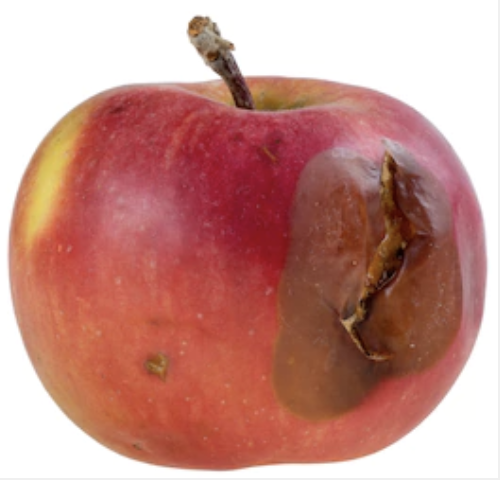
#> input picture dataset/test/01.png, 504 x 484 px; its folder holds only this picture in this run
$ python evaluateSegment.py dataset/test/01.png
#> lines starting #> are read from the running program, lines starting #| are printed output that depends on the picture; after the words box and inside, x2 and y2 are one past the last pixel; in counts of white or black regions, pixels touching at a corner belong together
### imageSegment.py
# -*- coding: utf-8 -*-
"""
imageSegment.py

YOUR WORKING FUNCTION

"""
import cv2
import numpy as np
import matplotlib.pyplot as plt

input_dir = 'dataset/test'
output_dir = 'dataset/output'
gt_dir = 'dataset/groundtruth'

# you are allowed to import other Python packages above
##########################
# [79 lines left out: function segmentImage, not called in this run]

### evaluateSegment.py
# -*- coding: utf-8 -*-
"""
DO NOT MODIFY ANY CODES IN THIS FILE EXCEPT THE DEFAULT PARAMETERS
OTHERWISE YOUR RESULTS MAY BE INCORRECTLY EVALUATED!

@author: LOH

For questions or bug reporting, please send an email to yploh@mmu.edu.my
"""

import numpy as np
import matplotlib.pyplot as plt
import matplotlib.cm as cm
import cv2
import importlib
import sys, getopt
from prettytable import PrettyTable
import imageSegment as seg
from os import listdir
from os.path import isfile, join, splitext

# Default parameters (the only code you can change)
verbose = False#, 1, or 2
setting = 'data' #'add' #
if setting == 'data':
    input_dir = 'dataset/test'
    output_dir = 'dataset/output'
    groundtruth_dir = 'dataset/groundtruth'
    numImages = 80
else:
    input_dir = 'add_dataset/test'
    output_dir = 'add_dataset/output'
    groundtruth_dir = 'add_dataset/groundtruth'
    numImages = 20
eps = 0.00000001

onlyfiles = [f for f in listdir(input_dir) if isfile(join(input_dir, f))]
files = onlyfiles[0:numImages]

## Read command linehargs
myopts, args = getopt.getopt(sys.argv[1:],"i:vph")

# Reload module
importlib.reload(seg)

################################################
# o == option    a == argument passed to the o #
################################################

# parsing command line args
for o, a in myopts:
    #print(o)
    #print(a)
    if o == '-v':
        verbose = 1
    elif o == '-p':
        verbose = 2
    elif o == '-h':
        print("\nUsage: %s -v to show evaluation for every image" % sys.argv[0])
        print("                           -p to show average evaluation of every region")
        sys.exit()
    else:
        print(' ')

error = np.zeros((numImages,3),)
precision = np.zeros((numImages,3),)
recall = np.zeros((numImages,3),)
iou = np.zeros((numImages,3),)

# Evaluate each image and compare with ground-truth
for i,name in enumerate(files):
    inputImg = cv2.imread(input_dir + '/' + name)
#> inputImg is the input picture: shape (484, 504, 3); mean B, G, R 136.1, 144.3, 197.2
    outputImg = seg.segmentImage(inputImg).astype('float32')
#> in segmentImage, `img_hsv = cv2.cvtColor(img, cv2.COLOR_BGR2HSV)`: img_hsv: shape (484, 504, 3); mean H, S, V 37.1, 97.4, 197.2
#> in segmentImage, `img_gray = cv2.cvtColor(img_rgb, cv2.COLOR_RGB2GRAY)`:
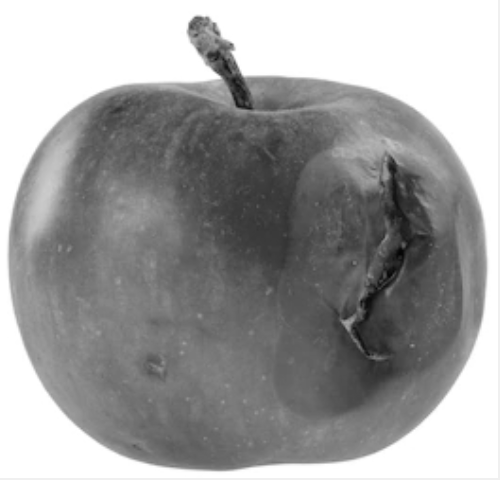
#> img_gray: shape (484, 504); min 4, max 255, mean 159.2
#> in segmentImage, `img_hsv_denoised = cv2.fastNlMeansDenoisingColored(img_hsv, None, 10, ..`: img_hsv_denoised: shape (484, 504, 3); mean H, S, V 36.3, 97.4, 196.6
#> in segmentImage, `_, fruit_mask = cv2.threshold(img_gray, 240, 255, cv2.THRESH_BINARY)`:
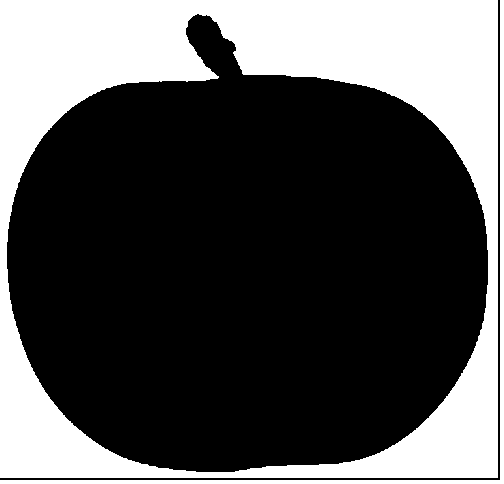
#> fruit_mask: shape (484, 504); 32.6% white; 2 white regions, box (x1, y1, x2, y2) and area: (0, 0, 498, 478) 75681, (0, 0, 504, 484) 3936
#> in segmentImage, `background_mask = img_hsv * mask2[:, :, np.newaxis]`: background_mask: shape (484, 504, 3); mean H, S, V 32, 90.8, 100.7
#> in segmentImage, `background_mask = cv2.cvtColor(background_mask, cv2.COLOR_RGB2GRAY)`:
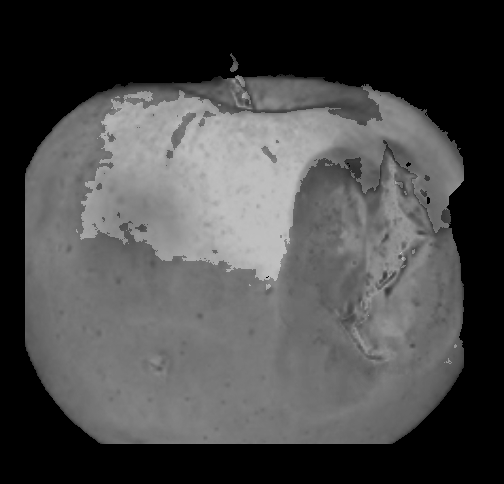
#> background_mask: shape (484, 504); min 0, max 205, mean 74.3
#> in segmentImage, `rotten_brown_mask = cv2.inRange(img_hsv_denoised, rotten_brown_lower, ..`: rotten_brown_mask: shape (484, 504); 15.7% white; 176 white regions (165 under 20 px), largest, box (x1, y1, x2, y2) and area: (267, 151, 460, 423) 31442, (189, 16, 335, 112) 3438, (120, 425, 190, 467) 1588
#> in segmentImage, `rotten_green_mask = cv2.inRange(img_hsv_denoised, rotten_green_lower, ..`: rotten_green_mask: shape (484, 504); 0.1% white in thin lines or dots, all inside (x1, y1, x2, y2) = (77, 81, 464, 359)
#> in segmentImage, `rotten_brown_mask = cv2.erode(rotten_brown_mask, rotten_kernel, iterat..`: rotten_brown_mask: shape (484, 504); 14.4% white; 28 white regions (17 under 20 px), largest, box (x1, y1, x2, y2) and area: (268, 152, 459, 422) 30021, (190, 17, 249, 109) 1744, (246, 83, 334, 111) 1170
#> in segmentImage, `rotten_brown_mask = cv2.dilate(rotten_brown_mask, rotten_kernel, itera..`: rotten_brown_mask: shape (484, 504); 18.6% white; 9 white regions, largest, box (x1, y1, x2, y2) and area: (263, 147, 464, 427) 35382, (185, 12, 339, 116) 5298, (121, 421, 193, 471) 2421
#> in segmentImage, `rotten_green_mask = cv2.erode(rotten_green_mask, rotten_kernel, iterat..`:
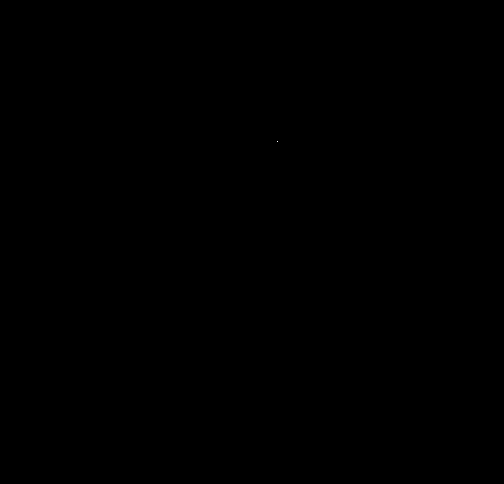
#> rotten_green_mask: shape (484, 504); 0% white in thin lines or dots, all inside (x1, y1, x2, y2) = (277, 141, 278, 142)
#> in segmentImage, `rotten_green_mask = cv2.dilate(rotten_green_mask, rotten_kernel, itera..`: rotten_green_mask: shape (484, 504); 0.03% white; 1 white region, box (x1, y1, x2, y2) and area: (272, 136, 283, 147) 61
#> in segmentImage, `outImg = cv2.bitwise_and(outImg, outImg, mask=mask_combined)`: outImg: shape (484, 504, 3); mean H, S, V 2.1, 28.8, 24.9
#> in segmentImage, `outImg[np.where(fruit_mask)] = [0]`:
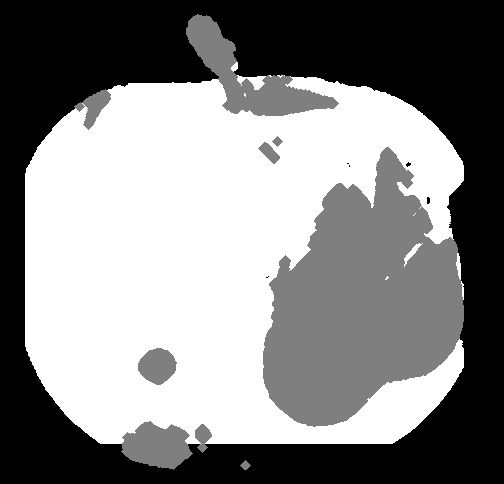
#> outImg: shape (484, 504); min 0, max 2, mean 1.05; drawn with min black and max white
    imgName = splitext(name)
    plt.imsave(output_dir + '/' + imgName[0] + '.png',255*outputImg/3,cmap=cm.gray)
    gt = cv2.imread(groundtruth_dir + '/' + imgName[0] + '.png',0)
#> gt: shape (484, 504); min 3, max 255, mean 158.8
    gt = np.round(2*gt.astype('float32')/gt.max())
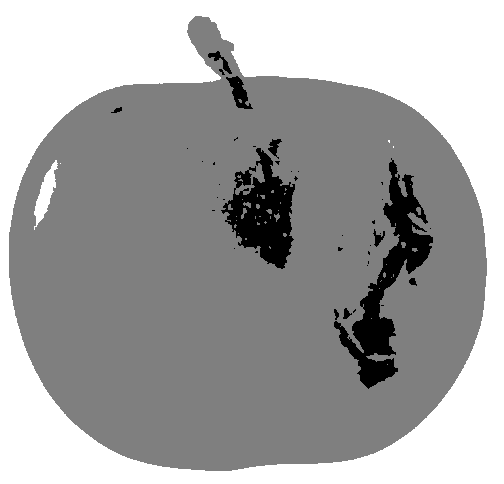
#> gt: shape (484, 504) float32; min 0, max 2, mean 1.3; drawn with min black and max white

    for p in range(3):
        outputPart = (outputImg == p)*1
        gtPart = (gt == p)*1
        precision[i,p] = np.round(sum(sum(gtPart*outputPart))/(sum(sum(outputPart))+eps),4)
        recall[i,p] = sum(sum(gtPart*outputPart))/sum(sum(gtPart))
        error[i,p] = 1 - ((2*precision[i,p]*recall[i,p])/(precision[i,p]+recall[i,p]+eps))
        iou[i,p] = sum(sum(gtPart*outputPart))/sum(sum(np.clip(gtPart+outputPart,0,1)))
#> this loop made 3 passes
#> pass 2, `gtPart = (gt == p)*1`:
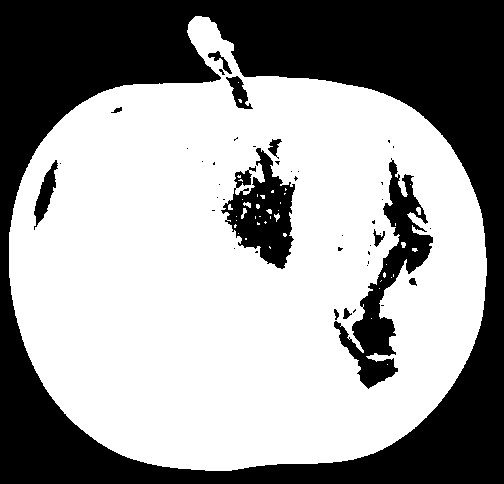
#> gtPart: shape (484, 504) int64; values 0 (black) and 1 (white), 60.5% white; 44 black regions (32 under 20 px), largest, box (x1, y1, x2, y2) and area: (0, 0, 504, 484) 83969, (334, 158, 433, 389) 6088, (221, 148, 295, 269) 4490
#> after the loop, error = 80 rows, first 8: [1, 0.607, 0.989], [0, 0, 0], [0, 0, 0], [0, 0, 0], [0, 0, 0], [0, 0, 0], [0, 0, 0], [0, 0, 0]; iou = 80 rows, first 8: [0, 0.245, 0.00552], [0, 0, 0], [0, 0, 0], [0, 0, 0], [0, 0, 0], [0, 0, 0], [0, 0, 0], [0, 0, 0]; precision = 80 rows, first 8: [0, 0.84, 0.0099], [0, 0, 0], [0, 0, 0], [0, 0, 0], [0, 0, 0], [0, 0, 0], [0, 0, 0], [0, 0, 0]; recall = 80 rows, first 8: [0, 0.257, 0.0123], [0, 0, 0], [0, 0, 0], [0, 0, 0], [0, 0, 0], [0, 0, 0], [0, 0, 0], [0, 0, 0]

# Print performance scores
if verbose==1:
    print('####  IMAGE RESULTS  ####')
    t = PrettyTable(['Image', 'Error','Precision','Recall','IoU'])
    avg_error = np.mean(error,axis=1)
    avg_precision = np.mean(precision,axis=1)
    avg_recall = np.mean(recall,axis=1)
    avg_iou = np.mean(iou,axis=1)

    for i in range(numImages):
        t.add_row([i+1, str(round(avg_error[i],4)),str(round(avg_precision[i],4)),\
                   str(round(avg_recall[i],4)),str(round(avg_iou[i],4))])

    t.add_row([' ',' ',' ',' ',' '])
    t.add_row(['All', str(round(np.sum(avg_error)/numImages,4)),str(round(np.sum(avg_precision)/numImages,4)),\
               str(round(np.sum(avg_recall)/numImages,4)),str(round(np.sum(avg_iou)/numImages,4))])
    print(t)

elif verbose==2:
    print('####  PARTS RESULTS  ####')
    t = PrettyTable(['Segment', 'Error','Precision','Recall','IoU'])
    pt = ['Background','Rot','Fruit']
    avg_error = np.mean(error,axis=0)
    avg_precision = np.mean(precision,axis=0)
    avg_recall = np.mean(recall,axis=0)
    avg_iou = np.mean(iou,axis=0)

    for i in range(3):
        t.add_row([pt[i], str(round(avg_error[i],4)),str(round(avg_precision[i],4)),\
                   str(round(avg_recall[i],4)),str(round(avg_iou[i],4))])

    t.add_row([' ',' ',' ',' ',' '])
    t.add_row(['All', str(round(np.sum(avg_error)/3,4)),str(round(np.sum(avg_precision)/3,4)),\
               str(round(np.sum(avg_recall)/3,4)),str(round(np.sum(avg_iou)/3,4))])
    print(t)
else:

    avg_error = np.mean(error,axis=1)
#> avg_error = 80 values, max 0.865 at index 0, min 0 at index 1, mean 0.0108
    avg_precision = np.mean(precision,axis=1)
#> avg_precision = 80 values, max 0.283 at index 0, min 0 at index 1, mean 0.00354
    avg_recall = np.mean(recall,axis=1)
#> avg_recall = 80 values, max 0.0897 at index 0, min 0 at index 1, mean 0.00112
    avg_iou = np.mean(iou,axis=1)
#> avg_iou = 80 values, max 0.0834 at index 0, min 0 at index 1, mean 0.00104

    print('Adapted Rand Error: %d%%' % (np.sum(avg_error)/numImages*100))
#| Adapted Rand Error: 1%
    print('Precision: %d%%' % (np.sum(avg_precision)/numImages*100))
#| Precision: 0%
    print('Recall: %d%%' % (np.sum(avg_recall)/numImages*100))
#| Recall: 0%
    print('IoU: %d%%' % (np.sum(avg_iou)/numImages*100))
#| IoU: 0%


# END OF EVALUATION CODE####################################################

$ run again, on dataset/test/06.png
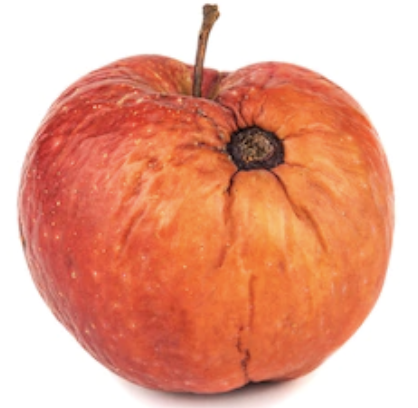
#> input picture dataset/test/06.png, 418 x 408 px
#> inputImg is the input picture: shape (408, 418, 3); mean B, G, R 142.5, 164.7, 231.1
#> img_hsv: shape (408, 418, 3); mean H, S, V 6.5, 103.3, 231.1
#> img_hsv_denoised: shape (408, 418, 3); mean H, S, V 5.8, 103.3, 230.5
#> in segmentImage, `_, fruit_mask = cv2.threshold(img_gray, 240, 255, cv2.THRESH_BINARY)`:
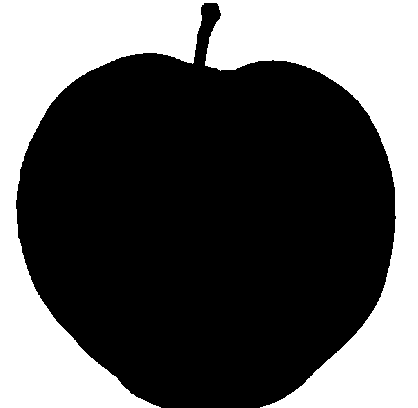
#> fruit_mask: shape (408, 418); 36.4% white; 1 white region, box (x1, y1, x2, y2) and area: (0, 0, 418, 408) 62085
#> the loop `for p in range(3):` made 3 passes
#> pass 2, `gtPart = (gt == p)*1`:
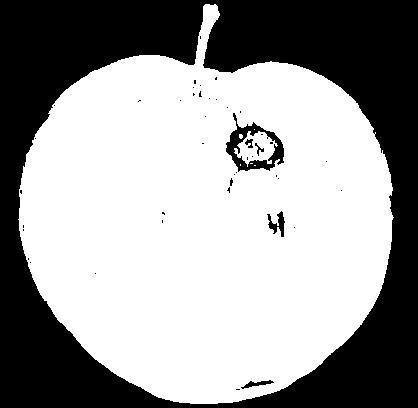
#> gtPart: shape (408, 418) int64; values 0 (black) and 1 (white), 60.6% white; 45 black regions (39 under 20 px), largest, box (x1, y1, x2, y2) and area: (0, 0, 418, 408) 65587, (226, 113, 284, 172) 1115, (267, 211, 285, 237) 202, (241, 380, 274, 389) 113, (245, 139, 253, 148) 42, (255, 143, 264, 156) 37
#> after the loop `for p in range(3):`: error = 80 rows, first 8: [0.993, 0.935, 0.995], [0, 0, 0], [0, 0, 0], [0, 0, 0], [0, 0, 0], [0, 0, 0], [0, 0, 0], [0, 0, 0]; iou = 80 rows, first 8: [0.00369, 0.0334, 0.00259], [0, 0, 0], [0, 0, 0], [0, 0, 0], [0, 0, 0], [0, 0, 0], [0, 0, 0], [0, 0, 0]; precision = 80 rows, first 8: [0.0037, 0.752, 0.0044], [0, 0, 0], [0, 0, 0], [0, 0, 0], [0, 0, 0], [0, 0, 0], [0, 0, 0], [0, 0, 0]; recall = 80 rows, first 8: [0.196, 0.0338, 0.00623], [0, 0, 0], [0, 0, 0], [0, 0, 0], [0, 0, 0], [0, 0, 0], [0, 0, 0], [0, 0, 0]
#> avg_error = 80 values, max 0.974 at index 0, min 0 at index 1, mean 0.0122
#> avg_precision = 80 values, max 0.253 at index 0, min 0 at index 1, mean 0.00317
#> avg_recall = 80 values, max 0.0785 at index 0, min 0 at index 1, mean 0.000982
#> avg_iou = 80 values, max 0.0132 at index 0, min 0 at index 1, mean 0.000165
#| Adapted Rand Error: 1%
#| Precision: 0%
#| Recall: 0%
#| IoU: 0%

$ run again, on dataset/test/07.png
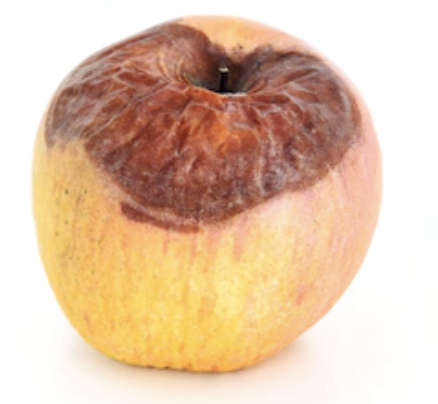
#> input picture dataset/test/07.png, 438 x 404 px
#> inputImg is the input picture: shape (404, 438, 3); mean B, G, R 170.1, 196.1, 226
#> img_hsv: shape (404, 438, 3); mean H, S, V 11.4, 69.7, 226
#> img_hsv_denoised: shape (404, 438, 3); mean H, S, V 10.7, 69.4, 225.3
#> fruit_mask: shape (404, 438); 39.9% white; 1 white region, box (x1, y1, x2, y2) and area: (0, 0, 438, 404) 70629
#> the loop `for p in range(3):` made 3 passes
#> pass 2, `gtPart = (gt == p)*1`:
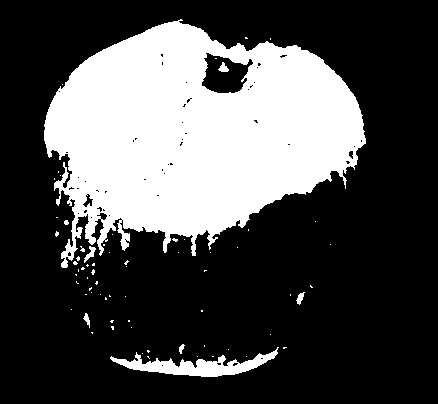
#> gtPart: shape (404, 438) int64; values 0 (black) and 1 (white), 29.4% white; 69 white regions (61 under 20 px), largest, box (x1, y1, x2, y2) and area: (44, 19, 366, 268) 49635, (110, 347, 279, 377) 1884, (84, 246, 96, 263) 80
#> after the loop `for p in range(3):`: error = 80 rows, first 8: [1, 0.16, 0.49], [0, 0, 0], [0, 0, 0], [0, 0, 0], [0, 0, 0], [0, 0, 0], [0, 0, 0], [0, 0, 0]; iou = 80 rows, first 8: [0, 0.725, 0.343], [0, 0, 0], [0, 0, 0], [0, 0, 0], [0, 0, 0], [0, 0, 0], [0, 0, 0], [0, 0, 0]; precision = 80 rows, first 8: [0, 0.963, 0.794], [0, 0, 0], [0, 0, 0], [0, 0, 0], [0, 0, 0], [0, 0, 0], [0, 0, 0], [0, 0, 0]; recall = 80 rows, first 8: [0, 0.746, 0.376], [0, 0, 0], [0, 0, 0], [0, 0, 0], [0, 0, 0], [0, 0, 0], [0, 0, 0], [0, 0, 0]
#> avg_error = 80 values, max 0.55 at index 0, min 0 at index 1, mean 0.00687
#> avg_precision = 80 values, max 0.586 at index 0, min 0 at index 1, mean 0.00732
#> avg_recall = 80 values, max 0.374 at index 0, min 0 at index 1, mean 0.00467
#> avg_iou = 80 values, max 0.356 at index 0, min 0 at index 1, mean 0.00445
#| Adapted Rand Error: 0%
#| Precision: 0%
#| Recall: 0%
#| IoU: 0%
